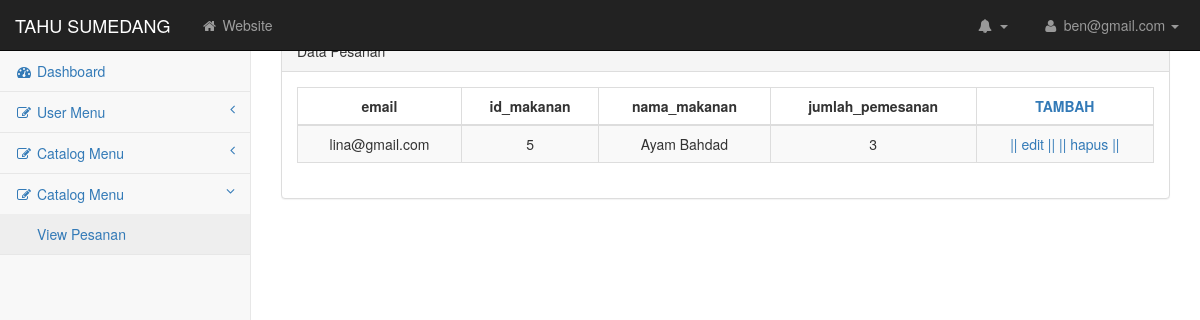
Screenshot of /datapemesanan.php (signed in) with the database file from the repository.
### tables this page shows
CREATE TABLE IF NOT EXISTS `pemesanan` (
  `email` varchar(50) NOT NULL,
  `id_makanan` int(11) NOT NULL,
  `nama_makanan` varchar(50) NOT NULL,
  `jumlah_pemesanan` int(11) NOT NULL
);

### datapemesanan.php (the view, shortened to what this page needs)
<!DOCTYPE html>
<?php include 'config.php';
  ?>
<html lang="en">
    <head>
        <link href="css/bootstrap.min.css" rel="stylesheet">
        <link href="css/metisMenu.min.css" rel="stylesheet">
        <link href="css/startmin.css" rel="stylesheet">
        <link href="css/font-awesome.min.css" rel="stylesheet" type="text/css">
</head>
<body>
<?php
   include('header.php');
   include('pinggir.php');
  ?>
<?php
$sql = 'select * from pemesanan';
$query = mysqli_query($db_link,$sql);
?>
 <div id="page-wrapper">
     <div class="row">
                    <div class="col-lg-12">
                        <div class="panel panel-default">
                            <div class="panel-heading">
                                Data Pesanan
                            </div>
        <div class="panel-body">
                                <div class="dataTable_wrapper">
<table class="table table-striped table-bordered table-hover" id="dataTables-example">
 <thead>
 <tr>
    <td align="center" ><strong>email</td>
    <td align="center" ><strong>id_makanan</td>
	<td align="center" ><strong>nama_makanan</td>
 <td align="center" ><strong>jumlah_pemesanan</td>
    <td align="center" ><strong><a href="tambahpemesanan.php">TAMBAH</a></td></tr>
 </thead>
<tbody>
<?php
 while($data = mysqli_fetch_array($query)){
?>
  <tr>
    <td p align="center"><?php echo $data['email']; ?></td>
    <td p align="center"><?php echo $data['id_makanan']; ?></td>
 <td p align="center"><?php echo $data['nama_makanan']; ?></td>
 <td p align="center"><?php echo $data['jumlah_pemesanan']; ?></td>
   <td p align="center">
  <a href="editpemesanan.php?ni=<?php echo $data['email'];?>" title="Edit"> || edit || </a>
 <a href="deletepesanan.php?ni=<?php echo $data['email'];?>" onclick="return confirm('Yakin mau di hapus?');"><a href="deletepesanan.php?ni=<?php echo $data['email'];?>" onclick="return confirm('Yakin mau di hapus?');">|| hapus ||</a>
 </td>
  </tr>
<?php
 }
 ?>
 </tbody></table>
         </div>
        </div>
    </body>
</html>

### css/startmin.css (style rules this page uses)
body { background-color: #f8f8f8; }
#page-wrapper { padding: 30px 15px 0 15px; min-height: 568px; background-color: #fff; }
@media (min-width:768px) { #page-wrapper { position: inherit; margin-left: 250px; padding: 30px 30px 0 30px; border-left: 1px solid #e7e7e7; } }

### rows the page displays
pemesanan: email "lina@gmail.com", id_makanan "5", nama_makanan "Ayam Bahdad", jumlah_pemesanan "3"

### other values shown
$_SESSION['email'] "ben@gmail.com"
